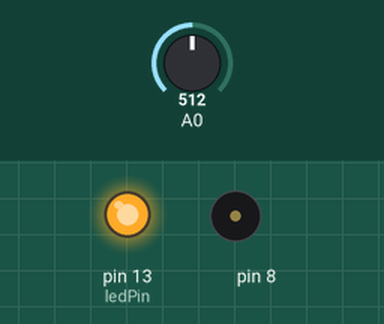
Simulated run of this sketch. Board: Arduino Uno, built with avr-gcc and run on an emulated ATmega328P. Shown: output pins drawn as LEDs (lit = HIGH), buzzer (waves = sounding). The test bench sets the inputs (shaded band); at power-on: A0 = 512. What the sketch prints to the serial monitor is not drawn.

Above: at 0.1 s.
At 5.1 s:
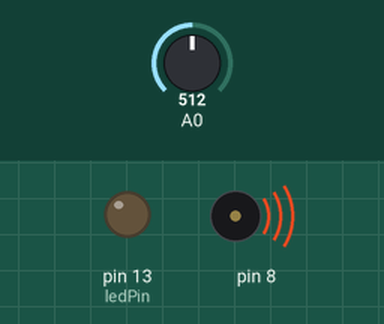
Timing chart, 0 to 6.6 s (numbered marks = the images above):
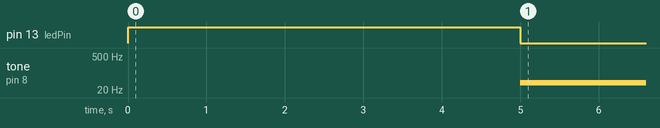

The sketch:

pr6-light_theremin.ino
```cpp
int sensorPitchValue;
int sensorPitchLow = 1023;
int sensorPitchHigh = 0;

//int sensorVolValue;
//int sensorVolLow = 1023;
//int sensorVolHigh = 0;

const int ledPin = 13;

void setup() {
  Serial.begin(9600);

  pinMode(ledPin, OUTPUT);
  digitalWrite(ledPin, HIGH);

  while(millis() < 5000){
    // pitch
    sensorPitchValue = analogRead(A0);

    if(sensorPitchValue > sensorPitchHigh){
      sensorPitchHigh = sensorPitchValue;
    }
    if(sensorPitchValue < sensorPitchLow){
      sensorPitchLow = sensorPitchValue;
    }

//    // volume
//    sensorVolValue = analogRead(A1);
//
//    if(sensorVolValue > sensorVolHigh){
//      sensorVolHigh = sensorVolValue;
//    }
//    if(sensorVolValue < sensorVolLow){
//      sensorVolLow = sensorVolValue;
//    }
  }

  digitalWrite(ledPin, LOW);
}

void loop() {
  sensorPitchValue = analogRead(A0);
  int pitch = map(sensorPitchValue, sensorPitchLow, sensorPitchHigh, 40, 1000);

  Serial.print("pitch: ");
  Serial.print(pitch);

//  sensorVolValue = analogRead(A1);
//  pitch = pitch / sensorPitchValue;
//  Serial.print("\tsensorVolValue: ");
//  Serial.print(sensorVolValue);
  Serial.print("\n");

  tone(8, pitch, 20); // plays for 20 milli seconds

  delay(10);  // mixes with next tone
}
```

Measured:
- by itself, tone on pin 8: silent → 39 Hz at 5.0 s
